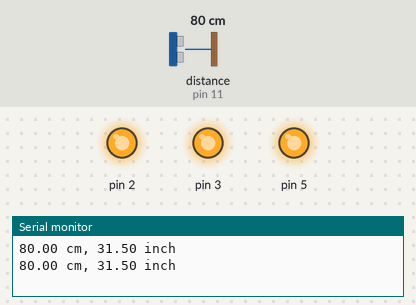
Bench run of a sketch on a simulated Arduino Uno, built with avr-gcc and run on an emulated ATmega328P. Shown: output pins drawn as LEDs (lit = HIGH), the last lines printed to the serial monitor. Wiring (inferred from the names in the program): ultrasonic range finder: trigger pin 12; echo pin 11. The inputs (shaded band) are chosen by the test bench; at power-on: distance to the obstacle (sensor on pin 11) 80 cm. The echo pulse lasts 58.3 µs per cm; pins used as bus, display or sensor lines are not drawn.

Above: at 2.3 s.
2.4 s: distance to the obstacle (sensor on pin 11) set to 5 cm
4.5 s: distance to the obstacle (sensor on pin 11) set to 2 cm
At 4.9 s:
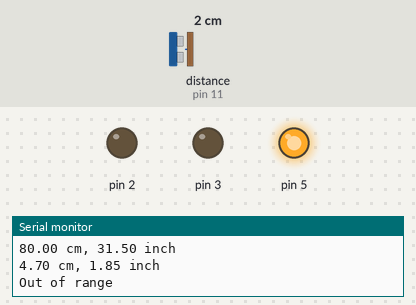
6.6 s: distance to the obstacle (sensor on pin 11) set to 120 cm
At 8.7 s:
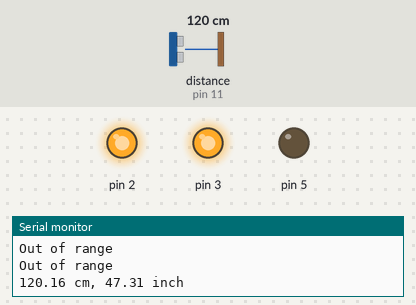
9.0 s: distance to the obstacle (sensor on pin 11) set to 196 cm
14.0 s: distance to the obstacle (sensor on pin 11) set to 205 cm
At 15.7 s:
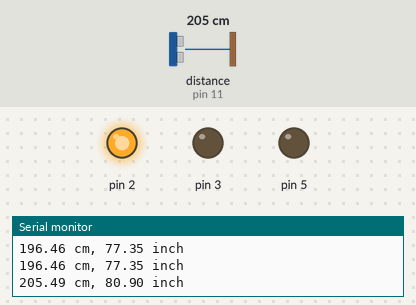
16.5 s: distance to the obstacle (sensor on pin 11) set to 4 cm
At 17.7 s:
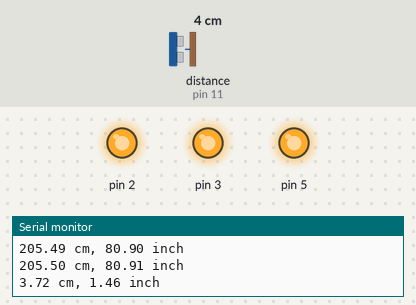
Timing chart, 0 to 19.5 s (numbered marks = the images above; inputs shaded):
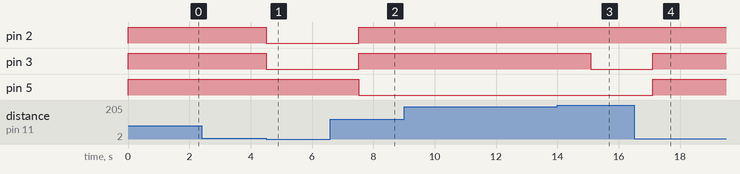

Measured:
- the behaviour switches between 4 and 3 cm on distance to the obstacle (sensor on pin 11) (found by bisection; images 0 and 1)
- the behaviour switches between 199 and 200 cm on distance to the obstacle (sensor on pin 11) (found by bisection; images 2 and 3)
- after the input at 4.5 s, pin 2, pin 3: HIGH → LOW at once
- after the input at 6.6 s, pin 2, pin 3: LOW → HIGH after 0.92 s; pin 5: HIGH → LOW after 0.92 s
- after the input at 14.0 s, pin 3: HIGH → LOW after 1.1 s
- after the input at 16.5 s, pin 3, pin 5: LOW → HIGH after 0.60 s

The sketch:

code.ino
```cpp
int trigPin = 12;
int echoPin = 11;
float inch;

void setup()
{
  Serial.begin (9600);
  pinMode(trigPin, OUTPUT);
  pinMode(echoPin, INPUT);
  pinMode(2,OUTPUT);
  pinMode(3,OUTPUT);
  pinMode(5,OUTPUT);
}

void loop()
{
  long duration;
  float distance;
  digitalWrite(trigPin, LOW);
  delayMicroseconds(2);
  digitalWrite(trigPin, HIGH);
  delayMicroseconds(20);
  digitalWrite(trigPin, LOW);
  duration = pulseIn(echoPin, HIGH);
  distance = (duration * 0.03444)/2;
  inch = (distance/2.54);

  if(distance>=3 && distance<=335)
  {
  	if (distance<100 && distance>=3)
  	{
      digitalWrite(2,HIGH);
      digitalWrite(3,HIGH);
      digitalWrite(5,HIGH);
      delay(500);
 	}
    if (distance>100 && distance<=200)
  	{
      digitalWrite(2,HIGH);
      digitalWrite(3,HIGH);
      digitalWrite(5,LOW);
      delay(500);
  	}

    if (distance>200 && distance<=335)
  	{
      digitalWrite(2,HIGH);
      digitalWrite(3,LOW);
      digitalWrite(4,LOW);
  	}
    Serial.print(distance);
    Serial.print(" cm, ");
    Serial.print(inch);
    Serial.println(" inch");
    delay(1000);
  }

  else
  {
    digitalWrite(2,LOW);
  	digitalWrite(3,LOW);
  	digitalWrite(4,LOW);
    Serial.println("Out of range");
    delay(1000);
  }
}
```
